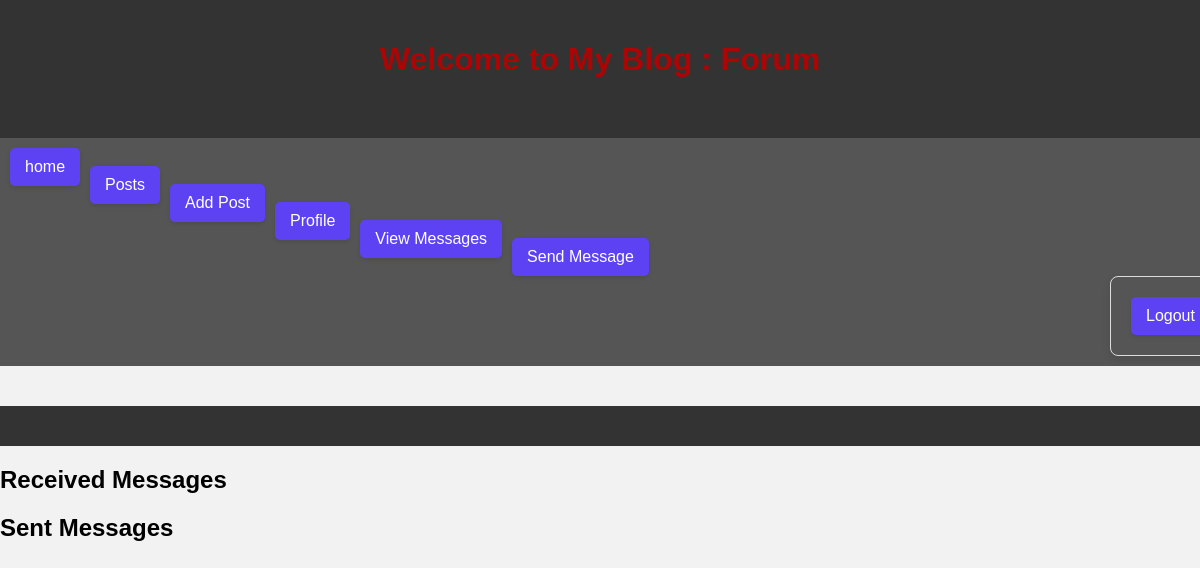
Before: /view_messages/ (signed in) with the older database file.
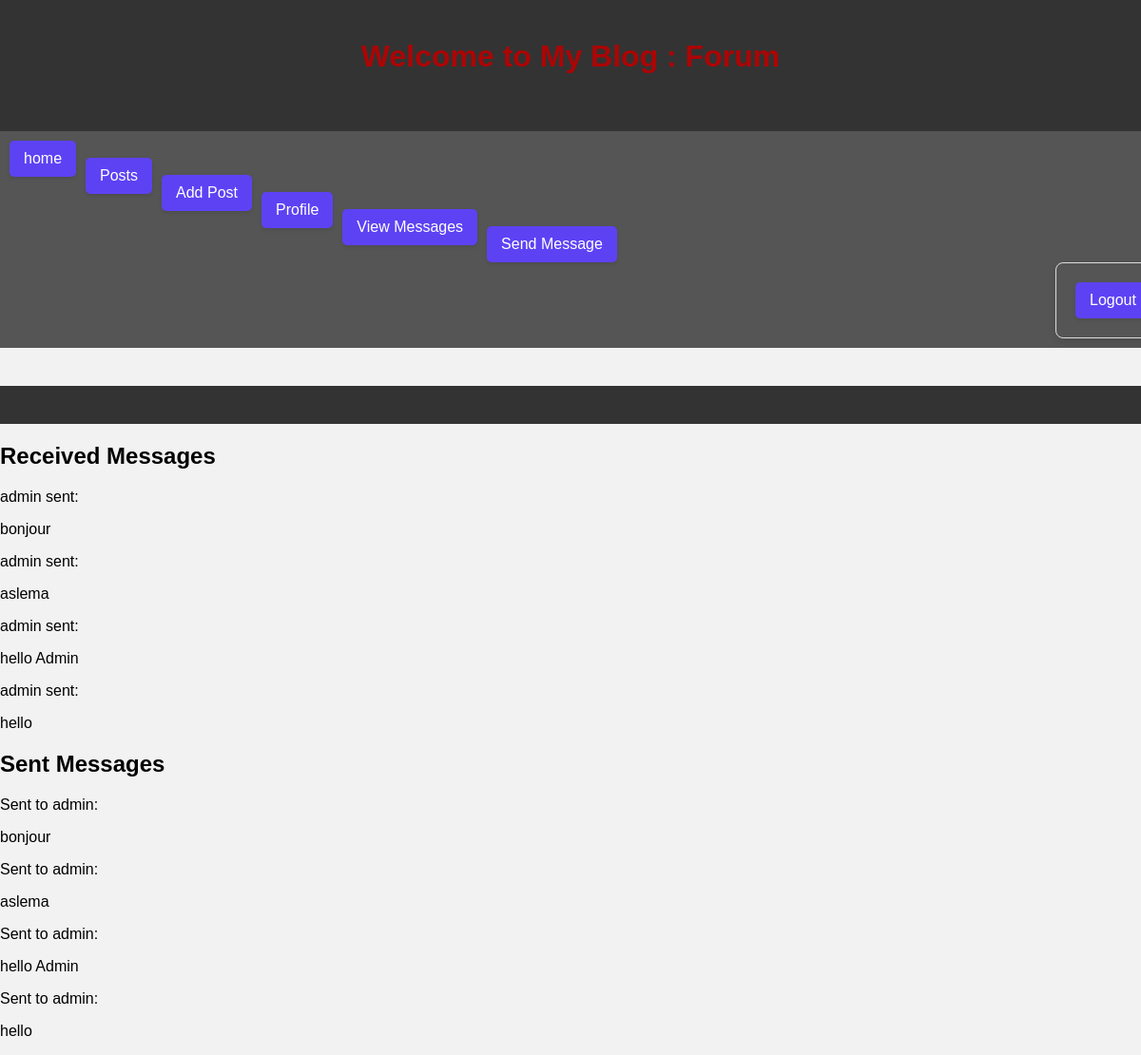
After: the same page with the newer database file.
### gestion_blog/models.py (models this page shows, shortened)
class Message(models.Model):
    sender = models.ForeignKey(User, on_delete=models.CASCADE, related_name='sent_messages')
    recipient = models.ForeignKey(User, on_delete=models.CASCADE, related_name='received_messages')
    content = models.TextField()
    timestamp = models.DateTimeField(auto_now_add=True)
    is_read = models.BooleanField(default=False)

### gestion_blog/views.py (the view)
# urls.py: path('view_messages/', view_messages, name='view_messages'),
@login_required
def view_messages(request):
    received_messages = Message.objects.filter(recipient=request.user).order_by('-timestamp')
    sent_messages = Message.objects.filter(sender=request.user).order_by('-timestamp')
    return render(request, 'gestion_blog/view_messages.html', {'received_messages': received_messages,'sent_messages': sent_messages})

### gestion_blog/templates/gestion_blog/view_messages.html
{% include 'gestion_blog/base.html' %}
{% block content %}
  <h2>Received Messages</h2>
  {% for message in received_messages %}
    <div>
      <p>{{ message.sender.username }} sent:</p>
      <p>{{ message.content }}</p>
    </div>
  {% endfor %}
  <h2>Sent Messages</h2>
  {% for message in sent_messages %}
    <div>
      <p>Sent to {{ message.recipient.username }}:</p>
      <p>{{ message.content }}</p>
    </div>
  {% endfor %}
{% endblock %}

### gestion_blog/templates/gestion_blog/base.html (shortened to what this page needs)
<!DOCTYPE html>
<html lang="en">
{% load static %}
<head>
    <link rel="stylesheet" href="{% static 'gestion_blog/styles.css' %}">
</head>
<body>
    <header>
        <h1>Welcome to My Blog : Forum</h1>
        <br>
    </header>
    <nav>
        <a href="{% url 'home' %}" class="button">home</a> <br>
        <a href="{% url 'post_list' %}" class="button">Posts</a> <br>
        {% if user.is_authenticated %}
        <a href="{% url 'add_post' %}" class="button">Add Post</a> <br>
        <a href="{% url 'profile' %}" class="button">Profile</a> <br>
        <a href="{% url 'view_messages' %}" class="button">View Messages</a> <br>
        <a href="{% url 'send_message' recipient_username=user.username %}" class="button">Send Message</a>
        <form action="{% url 'logout' %}" method="post">
            <input type="submit" value="Logout">
        </form> <br>
        {% else %}
        <a href="{% url 'login' %}" class="button">Login</a> <br>
        <a href="{% url 'register' %}" class="button">Register</a>
        {% endif %}
    </nav>
    <main>
    </main>
    <footer>
    </footer>
</body>
</html>

### gestion_blog/static/gestion_blog/styles.css (style rules this page uses)
body { background-color: #46313171; font-family: 'Arial', sans-serif; }
h1 { color: #ac0505; }
header { background-color: #333; color: white; padding: 10px; text-align: center; }
nav { background-color: #9080d6; overflow: hidden; justify-content: space-between; }
nav a { float: left; display: block; display: flex; color: rgb(0, 36, 238); text-align: center; padding: 14px 16px; text-decoration: none; }
button, input[type="submit"], a.button { display: inline-block; padding: 10px 15px; margin: 10px 50; border: none; border-radius: 5px; background-color: #5d42f4; color: #fff; text-align: center; text-decoration: none; font-size: 16px; cursor: pointer; box-shadow: 0 2px 4px rgba(0, 0, 0, 0.1); display: flex; justify-content: space-between; }
nav form { display: inline-block; margin-left: 1100px; }
form { max-width: 400px; margin: 0 auto; padding: 20px; border: 1px solid #ddd; border-radius: 8px; box-shadow: 0 4px 8px rgba(0, 0, 0, 0.1); }

### gestion_blog/templates/gestion_blog/base.html (style rules this page uses)
body { font-family: Arial, sans-serif; background-color: #f2f2f2; margin: 0; padding: 0; }
header { background-color: #333; color: #fff; padding: 20px; text-align: center; }
nav { background-color: #555; color: #fff; padding: 10px; text-align: center; }
nav a { color: #fff; text-decoration: none; margin-right: 10px; }
main { padding: 20px; }
footer { background-color: #333; color: #fff; padding: 20px; text-align: center; }

Changed rows visible on the page:
added Message: sender.username "admin", content "bonjour", recipient.username "admin"
added Message: sender.username "admin", content "aslema", recipient.username "admin"
added Message: sender.username "admin", content "hello Admin", recipient.username "admin"
added Message: sender.username "admin", content "hello", recipient.username "admin"
